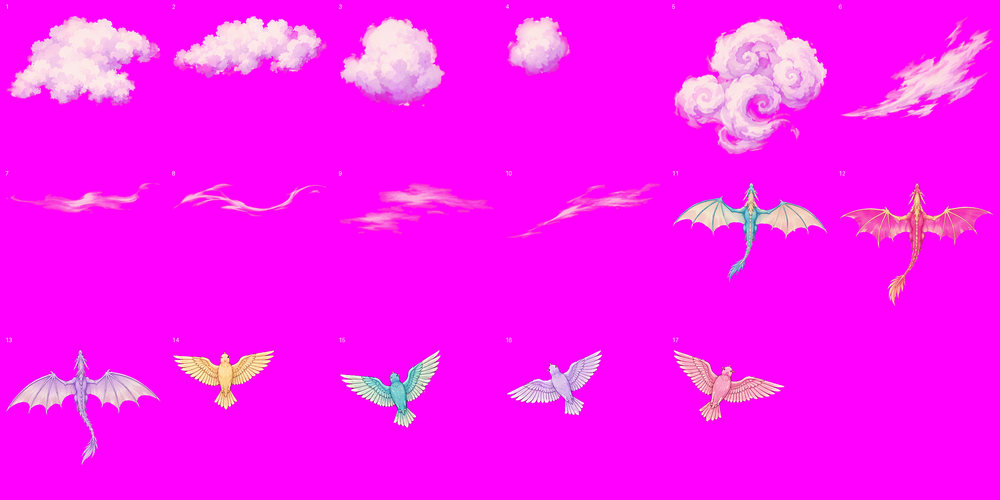
#> input picture prod/contact-v2-haut.png, 1000 x 500 px, shrunk from 1800 x 900 before the run
$ python preparer_decor.py ../prod/contact-v2-haut.png ../prod/contact-v2-haut.png ../prod/contact-v2-haut.png
#> lines starting #> are read from the running program, lines starting #| are printed output that depends on the picture; after the words box and inside, x2 and y2 are one past the last pixel; in counts of white or black regions, pixels touching at a corner belong together
#> in main, f is the input picture: PIL image 1000x500 RGB; mean R, G, B 252.2, 22.7, 249.3
#| fond-ciel.webp (1000, 500)
"""Prépare le décor de l'acte 1 : détoure le fond magenta, découpe la planche d'éléments, convertit le fond.

Usage :
    python tools/preparer_decor.py <planche_elements.png> <plateforme.png> <fond.png>

Sorties dans public/sprites/ :
    fond-ciel.webp            fond sans transparence
    plateforme.webp           plateforme détourée, rognée
    elements/<cellule>-<n>.webp   un fichier par objet (cellules : arches, bannieres, nuages, herbes)
    (prod/contact-elements.png : planche de contrôle numérotée, hors site)
"""
import os
import sys

import numpy as np
from PIL import Image, ImageDraw
from scipy import ndimage

RACINE = os.path.dirname(os.path.dirname(os.path.abspath(__file__)))
SORTIE = os.path.join(RACINE, "public", "sprites")
CELLULES = ["arches", "bannieres", "nuages", "herbes"]  # haut-gauche, haut-droite, bas-gauche, bas-droite


def detourer(img):
    """Retire le magenta #FF00FF (fondu en douceur) et corrige la frange rosée des bords."""
    a = np.asarray(img.convert("RGB")).astype(np.float32)
    r, g, b = a[..., 0], a[..., 1], a[..., 2]
    m = (r + b) / 2 - g
    alpha = 1 - np.clip((m - 70) / 90, 0, 1)
    out = a.copy()
    frange = (alpha > 0) & (alpha < 1)
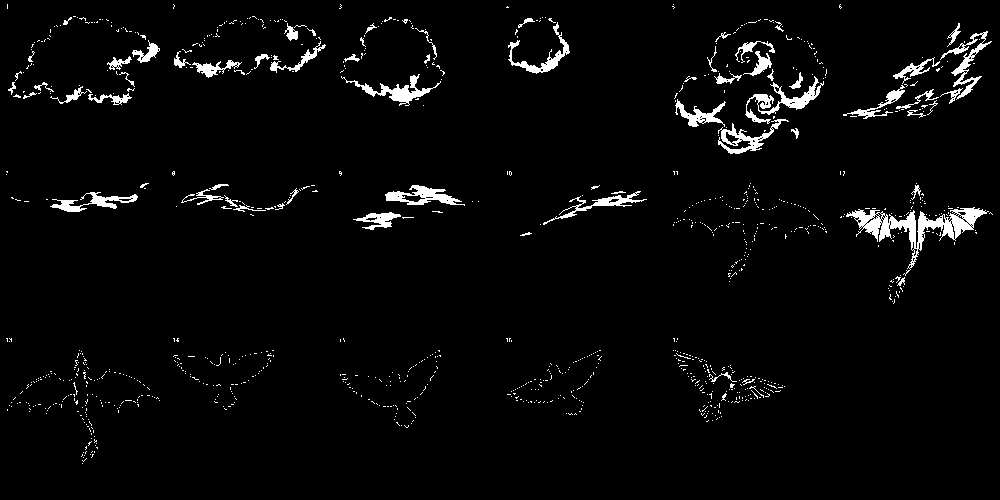
#> frange: shape (500, 1000) bool; 3.2% white; 1052 white regions (986 under 20 px), largest, box (x1, y1, x2, y2) and area: (846, 207, 989, 276) 2285, (745, 76, 824, 124) 919, (341, 74, 441, 106) 749
    for c, v in ((0, 255), (2, 255)):
        ch = out[..., c]
        ch[frange] = np.clip((ch[frange] - (1 - alpha[frange]) * v) / np.maximum(alpha[frange], 0.05), 0, 255)
    rgba = np.dstack([out, alpha * 255]).astype(np.uint8)
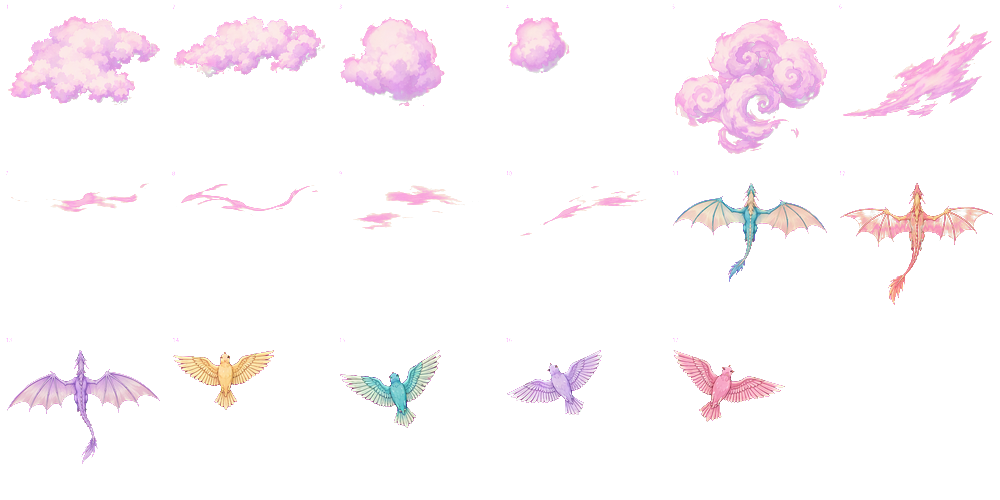
#> rgba: shape (500, 1000, 4); mean R, G, B, A 251.1, 22.7, 247.1, 28; transparent parts drawn white
    return Image.fromarray(rgba, "RGBA")


def rogner(img, marge=2):
#> called with marge = 2
    box = img.getchannel("A").point(lambda v: 255 if v > 24 else 0).getbbox()
#> box = (6, 4, 993, 464)
    if not box:
        return None
    x0, y0, x1, y1 = box
#> x0 = 6; y0 = 4; x1 = 993; y1 = 464
    return img.crop((max(0, x0 - marge), max(0, y0 - marge), x1 + marge, y1 + marge))


def trouver_filet(lum_profil, centre, ecart):
    """Position du filet clair le plus proche du centre."""
    zone = lum_profil[centre - ecart:centre + ecart]
    return centre - ecart + int(np.argmax(zone))


def main():
    if len(sys.argv) != 4:
        sys.exit(__doc__)
    elements, plateforme, fond = sys.argv[1:]
    os.makedirs(os.path.join(SORTIE, "elements"), exist_ok=True)

    # Fond : conversion directe.
    f = Image.open(fond).convert("RGB")
    f.save(os.path.join(SORTIE, "fond-ciel.webp"), quality=86, method=6)
    print("fond-ciel.webp", f.size)

    # Plateforme : détourage + rognage.
    p = rogner(detourer(Image.open(plateforme)))
    p.save(os.path.join(SORTIE, "plateforme.webp"), quality=90, method=6, lossless=False)
    print("plateforme.webp", p.size)
#| plateforme.webp (991, 464)

    # Planche d'éléments : 4 cellules séparées par un filet clair.
    im = Image.open(elements).convert("RGB")
    W, H = im.size
#> W = 1000; H = 500
    lum = np.asarray(im.convert("L")).astype(np.float32)
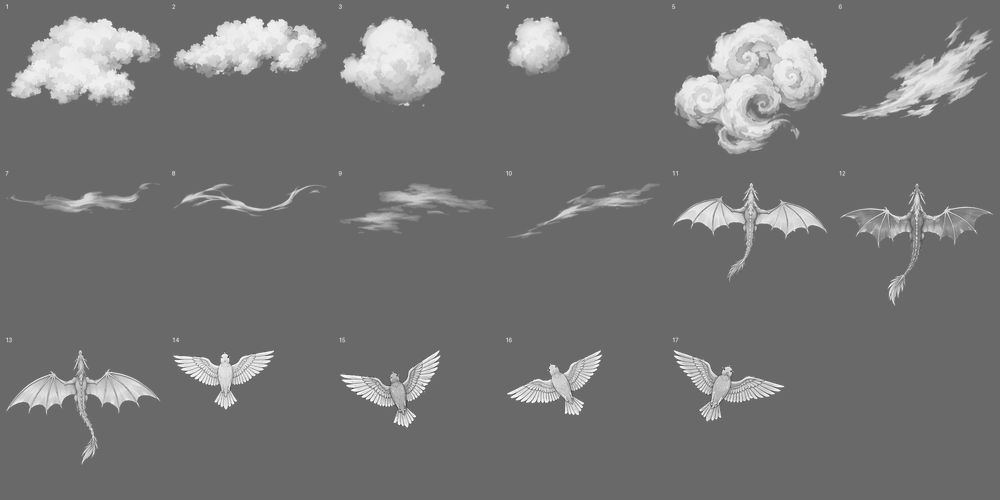
#> lum: shape (500, 1000) float32; min 61, max 255, mean 116.9
    xc = trouver_filet(lum[: H // 4].mean(axis=0), W // 2, W // 20)
#> in trouver_filet, `zone = lum_profil[centre - ecart:centre + ecart]`: zone = 100 values, max 153.3 at index 82, min 105 at index 0, mean 120.6
#> xc = 532
    yc = trouver_filet(lum[:, : W // 4].mean(axis=1), H // 2, H // 20)
#> yc = 225
    marge = 10
    boites = [(0, 0, xc, yc), (xc, 0, W, yc), (0, yc, xc, H), (xc, yc, W, H)]
#> boites = [(0, 0, 532, 225), (532, 0, 1000, 225), (0, 225, 532, 500), (532, 225, 1000, 500)]
    contact = []
    for nom, (x0, y0, x1, y1) in zip(CELLULES, boites):
        cell = detourer(im.crop((x0 + marge, y0 + marge, x1 - marge, y1 - marge)))
        alpha = np.asarray(cell.getchannel("A")) > 128
        epais = ndimage.binary_dilation(alpha, iterations=7)  # soude mât + drapeau, tige + fleur
        etiquettes, n = ndimage.label(epais)
        objets = []
        for k in range(1, n + 1):
            masque = (etiquettes == k) & alpha
            if masque.sum() < 900:
                continue
            ys, xs = np.where(masque)
            objets.append((ys.min(), xs.min(), k, masque))
        objets.sort(key=lambda o: (o[0] // 120, o[1]))  # lecture : lignes puis gauche-droite
        for i, (_, _, k, masque) in enumerate(objets, 1):
            piece = cell.copy()
            a = np.asarray(piece.getchannel("A")).copy()
            a[~ndimage.binary_dilation(masque, iterations=2)] = 0
            piece.putalpha(Image.fromarray(a))
            piece = rogner(piece)
            piece.save(os.path.join(SORTIE, "elements", f"{nom}-{i}.webp"), quality=90, method=6)
            contact.append((f"{nom}-{i}", piece))
            print(f"{nom}-{i}", piece.size)
#> this loop made 4 passes
#> (nom, n) on passes 1 to 4: ('arches', 11), ('bannieres', 9), ('nuages', 7), ('herbes', 6)
#| arches-1 (152, 92)
#| arches-2 (151, 63)
#| arches-3 (109, 93)
#| bannieres-1 (157, 139)
#| bannieres-2 (151, 99)
#| bannieres-3 (136, 36)
#| nuages-1 (152, 118)
#| nuages-2 (105, 64)
#| nuages-3 (105, 82)
#| herbes-1 (62, 69)
#> (further printed lines are left out)
#> pass 1, in detourer (call 2), `r, g, b = a[..., 0], a[..., 1], a[..., 2]`:
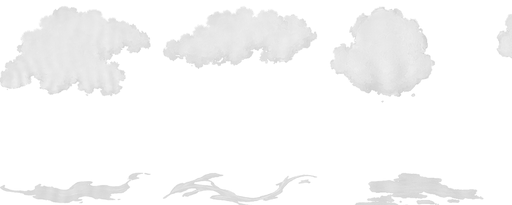
#> b: shape (205, 512) float32; min 204, max 255, mean 248.2
#> after the loop: alpha: shape (255, 448) bool; 4.6% white; 23 white regions (18 under 20 px), largest, box (x1, y1, x2, y2) and area: (132, 115, 243, 186) 2639, (0, 115, 60, 180) 1777, (346, 0, 379, 70) 432, (187, 0, 213, 47) 281, (347, 0, 354, 5) 21
#> after the loop: epais: shape (255, 448) bool; 10.3% white; 6 white regions, box (x1, y1, x2, y2) and area: (124, 96, 250, 193) 5059, (0, 108, 67, 187) 3216, (329, 0, 423, 77) 2320, (179, 0, 220, 54) 1054, (237, 0, 252, 9) 79, (307, 0, 322, 8) 64
#> after the loop: masque: shape (255, 448) bool; 2.3% white; 3 white regions (2 under 20 px), largest, box (x1, y1, x2, y2) and area: (132, 115, 243, 186) 2639
#> after the loop:
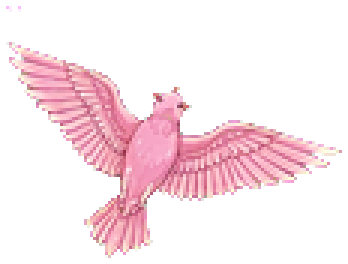
#> piece: PIL image 116x88 RGBA (shown 3 times larger); mean R, G, B, A 247.6, 41.9, 232.2, 65.1; transparent parts drawn white
#> after the loop, contact = 11 items

    # Planche de contrôle (fond gris) pour vérifier le découpage.
    colonnes, taille = 6, 260
#> colonnes = 6; taille = 260
    lignes = (len(contact) + colonnes - 1) // colonnes
#> lignes = 2
    feuille = Image.new("RGB", (colonnes * taille, lignes * (taille + 20)), (120, 130, 140))
    d = ImageDraw.Draw(feuille)
    for i, (nom, piece) in enumerate(contact):
        v = piece.copy()
        v.thumbnail((taille - 12, taille - 12))
        x, y = (i % colonnes) * taille, (i // colonnes) * (taille + 20)
        feuille.paste(v, (x + 6, y + 18), v)
        d.text((x + 6, y + 3), nom, fill=(255, 255, 255))
#> this loop made 11 passes
#> (nom, x, y) on passes 1 to 11: ('arches-1', 0, 0), ('arches-2', 260, 0), ('arches-3', 520, 0), ('bannieres-1', 780, 0), ('bannieres-2', 1040, 0), ('bannieres-3', 1300, 0), ('nuages-1', 0, 280), ('nuages-2', 260, 280), ('nuages-3', 520, 280), ('herbes-1', 780, 280), ('herbes-2', 1040, 280)
#> pass 1, in main, `v = piece.copy()`:
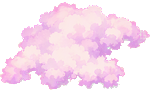
#> v: PIL image 152x92 RGBA; mean R, G, B, A 247, 116.6, 236.2, 140; transparent parts drawn white
#> after the loop:
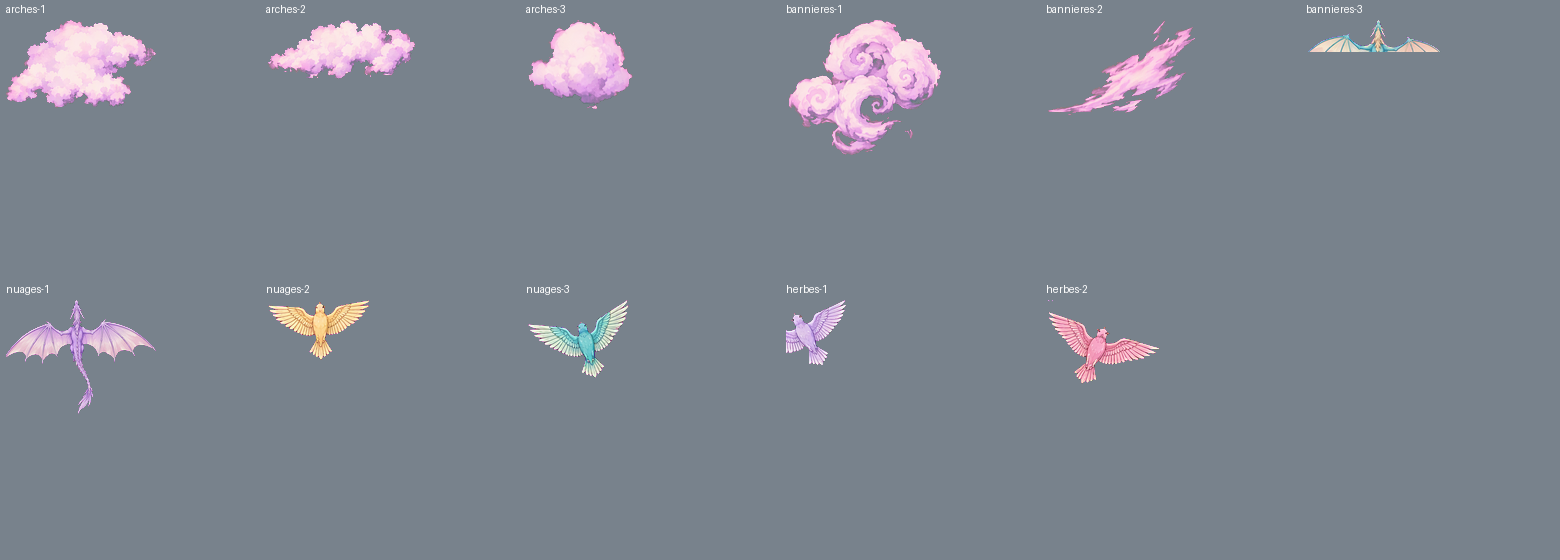
#> feuille: PIL image 1560x560 RGB; mean R, G, B 126.1, 133.3, 144.1
    feuille.save(os.path.join(RACINE, "prod", "contact-elements.png"))
    print("total", len(contact))
#| total 11


if __name__ == "__main__":
    main()
